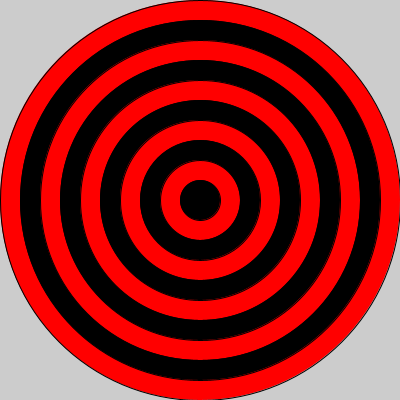
Frame 1 (no input)
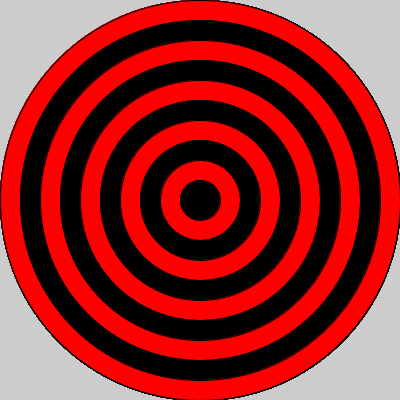
Frame 60 (the mouse pressed at the canvas centre just before this capture)
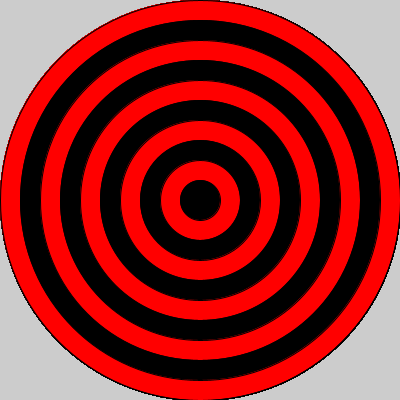
Frame 120 (the mouse held since frame 60 and released just before this capture)

The Processing sketch that drew these frames (run headless with seeded random() and noise(); from frame 60 on, the mouse is pressed at the canvas centre):

// Processing sketch: bullseye
// ── bullseye.pde

void setup() {
 
  // set the size of your sketch
  size(400,400);
  
}

void draw() {
  
  //Starting with the largest ellipse, use a for loop to draw a bullseye with ellipses.
  
  //Use an if statement and modulo to alternate the color of your rings.
  
  /*
   * Step 1, create it manually using code! DONE!
   * Step 2, shorten program using for loop and modulo.
   */
  
  int red = #ff0000;
  int black = #000000;
  int ringDiameter = 40;
  int width = 400;
  int height = 400;
  
  //First outside ring
  fill(red);
  ellipse(200, 200, width, height);
  
  //First inside ring.
  fill(black);
  ellipse(200, 200, width - ringDiameter, height - ringDiameter);
  
  //Draw the next ring.
  fill(red);
  ellipse(200, 200, width - (ringDiameter * 2), height - (ringDiameter * 2));
  
  fill(black);
  ellipse(200, 200,width - (ringDiameter * 3 ), height - (ringDiameter * 3 ));
  
  fill(red);
  ellipse(200,200,width - (ringDiameter * 4 ), height - (ringDiameter * 4 ));
  
  fill(black);
  ellipse(200,200,width - (ringDiameter * 5 ), height - (ringDiameter * 5 ));
  
  fill(red);
  ellipse(200,200,width - (ringDiameter * 6 ), height - (ringDiameter * 6 ));
  
  fill(black);
  ellipse(200,200,width - (ringDiameter * 7 ), height - (ringDiameter * 7 ));
  
  fill(red);
  ellipse(200,200,width - (ringDiameter * 8 ), height - (ringDiameter * 8 ));
  
  fill(black);
  ellipse(200,200,width - (ringDiameter * 9 ), height - (ringDiameter * 9 ));
  
  
  
  
}
